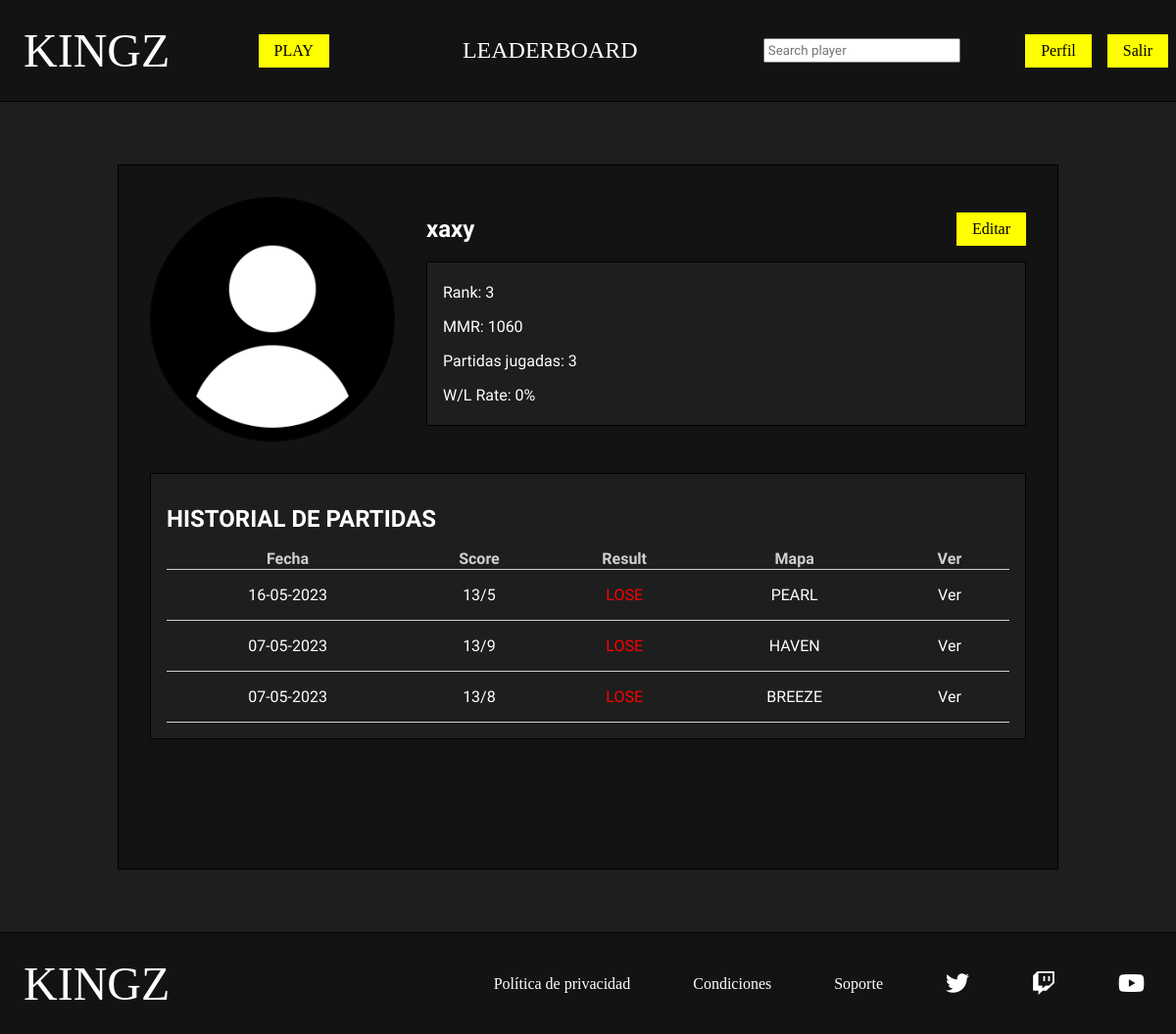
Page /php/perfil.php (signed in) on the earlier database version.
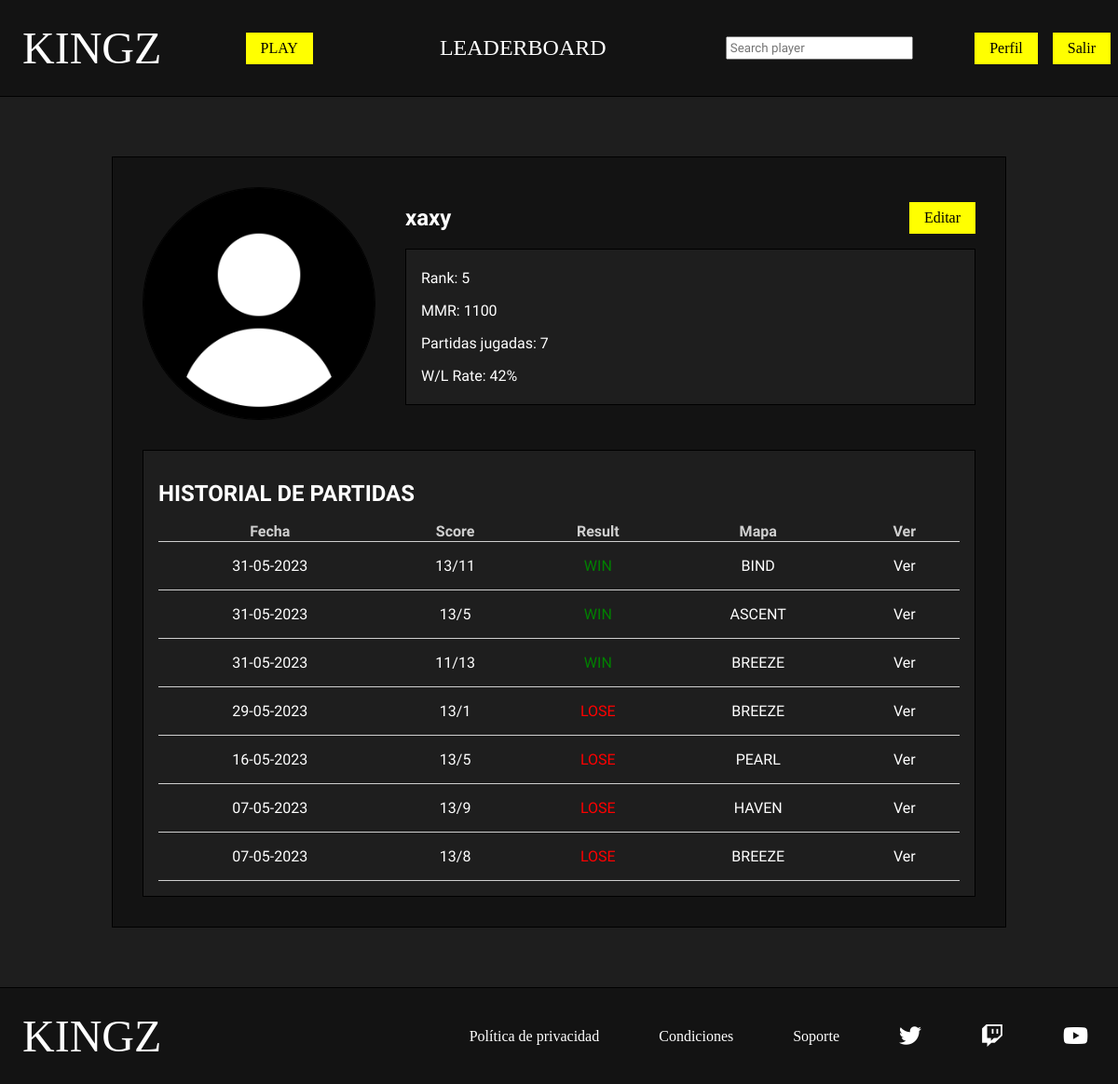
Same page on the later database version.
### tables this page shows
CREATE TABLE `usuario` (
  `id` bigint(20) UNSIGNED NOT NULL,
  `nick` varchar(20) NOT NULL,
  `pass` varchar(100) NOT NULL,
  `correo` varchar(50) DEFAULT NULL,
  `foto` varchar(50) DEFAULT NULL,
  `mmr` int(5) UNSIGNED DEFAULT NULL,
  `estado` tinyint(1) UNSIGNED DEFAULT NULL,
  `en_partida` tinyint(1) UNSIGNED DEFAULT NULL,
  `buscando` tinyint(1) UNSIGNED DEFAULT NULL
);

### php/perfil.php (the view, shortened to what this page needs)
<?php
    require_once "funciones.php";
?>
<!DOCTYPE html>
<html lang="en">
<head>
    <link rel="stylesheet" href="../css/estilos.css">
    <link rel="stylesheet" href="https://cdnjs.cloudflare.com/ajax/libs/font-awesome/6.2.0/css/all.min.css" />
</head>
<body>
    <?php
        if(isset($_SESSION['nick']) && isset($_SESSION['pass'])){
            $nick=$_SESSION['nick'];
            $pass=$_SESSION['pass'];
            $esAdmin=comprobarAdmin($nick,$pass);
            if($esAdmin){
                headerAdmin();
                $tipo_usu="admin";
            }else{
                headerPlayer();
                $tipo_usu="player";
            }
        }else{
            headerGuest();
            $tipo_usu="guest";
        }
    ?>
    <main>
        <section id="perfil_jugador" class="seccion">
            <?php
                $id=id_jugador_por_nick($nick);
                $datos_jugador=jugador_por_id($id);
            ?>
            <div id="jugador">
                <?php
                    if($datos_jugador['foto']!=null){
                        echo "<img src=\"../img/jugador/$datos_jugador[foto]\">";
                    }else{
                        echo "<img src=\"../img/jugador/jugador.png\">";
                    }
                ?>
                <div id="datos_jugador">
                    <div id="cabecera_perfil_jugador">
                        <?php
                            echo "<h2>$datos_jugador[nick]</h2>";
                            if($datos_jugador['nick']==$nick){
                                echo '<form action="editar_perfil.php" method="post">
                                <input type="submit" id="editar_perfil" name="editar_perfil" value="Editar">
                                <input type="hidden" name="id_usuario" value="'.$id.'">
                                </form>';
                            }
                        ?>
                    </div>
                    <div id="estadisticas">
                        <div>
                            <?php
                                $rank=obtener_rank_jugador($id);
                                echo "<p>Rank: $rank</p>";
                                echo "<p>MMR: $datos_jugador[mmr]</p>";
                                $partidas_totales=partidas_totales($id);
                                if($partidas_totales>0){
                                    $partidas_ganadas=partidas_ganadas($id);
                                    $win_rate=($partidas_ganadas/$partidas_totales) * 100;
                                    $win_truncado = intval($win_rate);
                                    echo "<p>Partidas jugadas: $partidas_totales</p>";
                                    echo "<p>W/L Rate: $win_truncado%</p>";
                                }else{
                                    echo "<p>Partidas jugadas: 0</p>";
                                    echo "<p>W/L Rate: -</p>";
                                }
                            ?>
                        </div>
                    </div>
                </div>
            </div>
            <div id="historial_jugador">
                <?php
                    $historial=obtener_historial_partidas($id);
                ?>
                <h2>HISTORIAL DE PARTIDAS</h2>
                <table>
                    <thead>
                        <tr>
                            <th>Fecha</th>
                            <th>Score</th>
                            <th>Result</th>
                            <th>Mapa</th>
                            <th>Ver</th>
                        </tr>
                    </thead>
                    <tbody>
                        <?php
                            if($historial!=null){
                                for($i=0;$i<count($historial);$i++){
                                    $fecha=date("d-m-Y",strtotime($historial[$i]['fecha']));
                                    echo '<tr>
                                    <td>'.$fecha.'</td>
                                    <td>'.$historial[$i]['resultado_a'].'/'.$historial[$i]['resultado_b'].'</td>';
                                    if($historial[$i]['ganado']==true){
                                        echo '<td class="win">WIN</td>';
                                    }else{
                                        echo '<td class="lose">LOSE</td>';
                                    }
                                    echo '<td>'.$historial[$i]['mapa'].'</td>
                                    <td><a href="match.php?id_partida='.$historial[$i]['id'].'">Ver</a></td>
                                    </tr>';
                                }
                            }
                        ?>
                    </tbody>
                </table>
            </div>
        </section>
    </main>
</body>
</html>

Differences in the rows shown:
changed usuario "xaxy": mmr "1060" → "1100"
Other differences:
$rank: "3" → "5"
$partidas_totales: "3" → "7"
$win_truncado: "0" → "42"
new list line: "31-05-2023 13 / 11 WIN BIND Ver"
new list line: "31-05-2023 13 / 5 WIN ASCENT Ver"
new list line: "31-05-2023 11 / 13 WIN BREEZE Ver"
new list line: "29-05-2023 13 / 1 LOSE BREEZE Ver"
